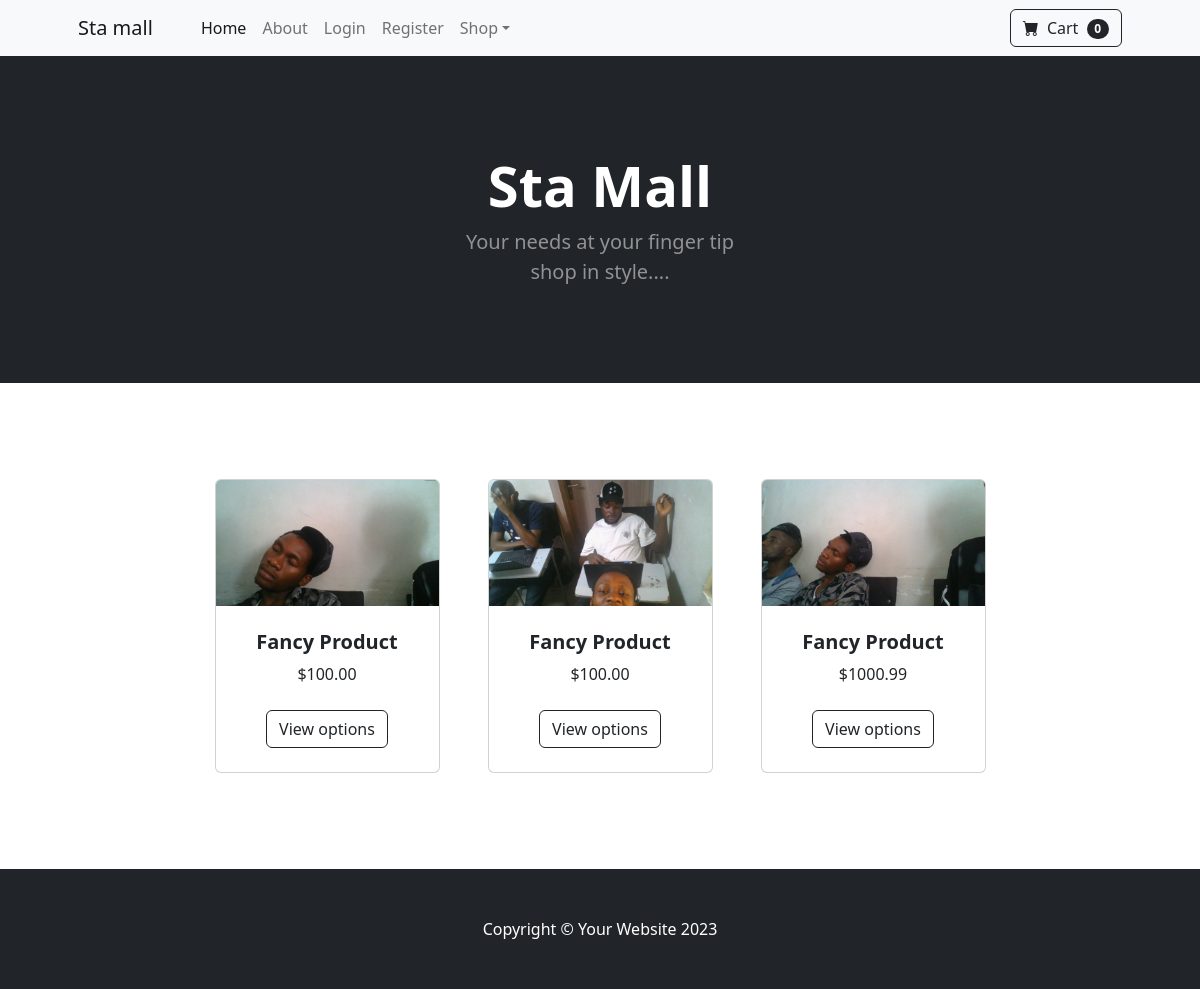
The page / on the database its author committed.
### store/models.py (models this page shows, shortened)
class Product(models.Model):
    name = models.CharField(max_length=50)
    Category = models.ForeignKey(Category, on_delete=models.CASCADE)
    image = models.ImageField(upload_to='upload/product/')
    description = models.TextField()
    price = models.DecimalField(default=0, max_digits=7, decimal_places=2)
    discount_price = models.DecimalField(default=0, max_digits=7, decimal_places=2, blank=True)

### store/views.py (the view)
# urls.py: 2. Add a URL to urlpatterns:  path('', views.home, name='home')
def home(request):
    products = Product.objects.all()
    return render(request, 'home.html',{'products' : products})

### store/templates/home.html
{% extends 'base.html' %}
       {% block content %}
       <header class="bg-dark py-5">
        <div class="container px-4 px-lg-5 my-5">
            <div class="text-center text-white">
                <h1 class="display-4 fw-bolder">Sta Mall</h1>
                <p class="lead fw-normal text-white-50 mb-0">Your needs at your finger tip <br> shop in style....</p>
            </div>
        </div>
    </header>
        <section class="py-5">
            <div class="container px-4 px-lg-5 mt-5">
                <div class="row gx-4 gx-lg-5 row-cols-2 row-cols-md-3 row-cols-xl-4 justify-content-center">
                    {% for product in products %}
                    <div class="col mb-5">
                        <div class="card h-100">
                            <img class="card-img-top" src={{product.image.url}} alt="..." />
                            <div class="card-body p-4">
                                <div class="text-center">
                                    <h5 class="fw-bolder">Fancy Product</h5>
                                    ${{product.price}}
                                </div>
                            </div>
                            <div class="card-footer p-4 pt-0 border-top-0 bg-transparent">
                                <div class="text-center"><a class="btn btn-outline-dark mt-auto" href="#">View options</a></div>
                            </div>
                        </div>
                    </div>
                    {% endfor %}
                </div>
            </div>
        </section>
       {% endblock %}

### rows shown on the page
Product: image (picture), price "100.00"
Product: image (picture), price "100.00"
Product: image (picture), price "1000.99"
